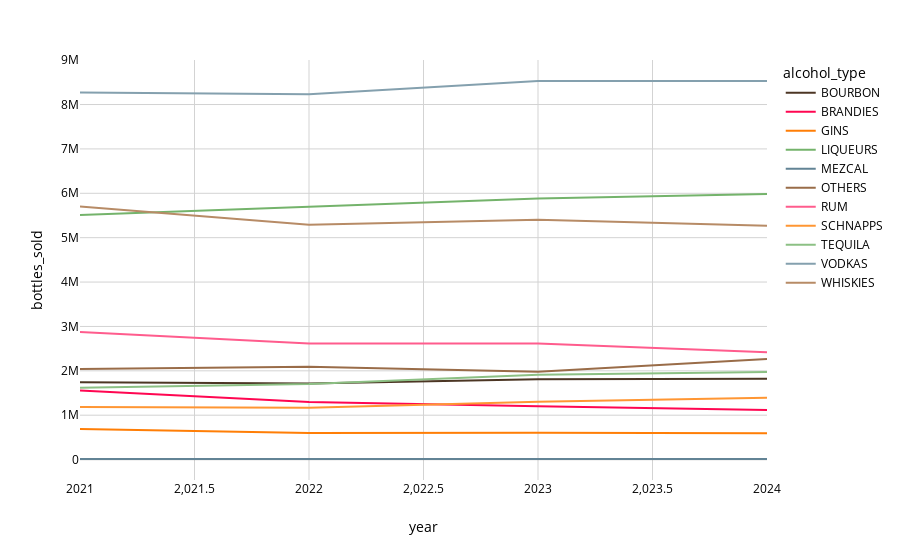

The code cell stored with this chart in its notebook:
### Code cell
px.line(data_yearly, x='year', y='bottles_sold', color= 'alcohol_type', template = iowa)

### Figure 1 — Plotly figure (JSON) as saved in the notebook; plotly's stock layout.template omitted (floating-point values rounded to 4 significant figures)
{"data": [{"hovertemplate": "alcohol_type=BOURBON<br>year=%{x}<br>bottles_sold=%{y}<extra></extra>", "legendgroup": "BOURBON", "line": {"color": "#4c3624", "dash": "solid"}, "marker": {"symbol": "circle"}, "mode": "lines", "name": "BOURBON", "orientation": "v", "showlegend": true, "type": "scatter", "x": [2021, 2022, 2023, 2024], "xaxis": "x", "y": [1742865, 1714201, 1809473, 1824041], "yaxis": "y"}, {"hovertemplate": "alcohol_type=BRANDIES<br>year=%{x}<br>bottles_sold=%{y}<extra></extra>", "legendgroup": "BRANDIES", "line": {"color": "#ff0651", "dash": "solid"}, "marker": {"symbol": "circle"}, "mode": "lines", "name": "BRANDIES", "orientation": "v", "showlegend": true, "type": "scatter", "x": [2021, 2022, 2023, 2024], "xaxis": "x", "y": [1555900, 1295501, 1200369, 1115008], "yaxis": "y"}, {"hovertemplate": "alcohol_type=GINS<br>year=%{x}<br>bottles_sold=%{y}<extra></extra>", "legendgroup": "GINS", "line": {"color": "#ff7e06", "dash": "solid"}, "marker": {"symbol": "circle"}, "mode": "lines", "name": "GINS", "orientation": "v", "showlegend": true, "type": "scatter", "x": [2021, 2022, 2023, 2024], "xaxis": "x", "y": [688088, 596377, 604740, 595660], "yaxis": "y"}, {"hovertemplate": "alcohol_type=LIQUEURS<br>year=%{x}<br>bottles_sold=%{y}<extra></extra>", "legendgroup": "LIQUEURS", "line": {"color": "#74B36B", "dash": "solid"}, "marker": {"symbol": "circle"}, "mode": "lines", "name": "LIQUEURS", "orientation": "v", "showlegend": true, "type": "scatter", "x": [2021, 2022, 2023, 2024], "xaxis": "x", "y": [5508279, 5687114, 5882978, 5985583], "yaxis": "y"}, {"hovertemplate": "alcohol_type=MEZCAL<br>year=%{x}<br>bottles_sold=%{y}<extra></extra>", "legendgroup": "MEZCAL", "line": {"color": "#628395", "dash": "solid"}, "marker": {"symbol": "circle"}, "mode": "lines", "name": "MEZCAL", "orientation": "v", "showlegend": true, "type": "scatter", "x": [2021, 2022, 2023, 2024], "xaxis": "x", "y": [13233, 15390, 15550, 14477], "yaxis": "y"}, {"hovertemplate": "alcohol_type=OTHERS<br>year=%{x}<br>bottles_sold=%{y}<extra></extra>", "legendgroup": "OTHERS", "line": {"color": "#996C48", "dash": "solid"}, "marker": {"symbol": "circle"}, "mode": "lines", "name": "OTHERS", "orientation": "v", "showlegend": true, "type": "scatter", "x": [2021, 2022, 2023, 2024], "xaxis": "x", "y": [2043647, 2092656, 1980789, 2269181], "yaxis": "y"}, {"hovertemplate": "alcohol_type=RUM<br>year=%{x}<br>bottles_sold=%{y}<extra></extra>", "legendgroup": "RUM", "line": {"color": "#FF5C8D", "dash": "solid"}, "marker": {"symbol": "circle"}, "mode": "lines", "name": "RUM", "orientation": "v", "showlegend": true, "type": "scatter", "x": [2021, 2022, 2023, 2024], "xaxis": "x", "y": [2876552, 2617558, 2614821, 2415911], "yaxis": "y"}, {"hovertemplate": "alcohol_type=SCHNAPPS<br>year=%{x}<br>bottles_sold=%{y}<extra></extra>", "legendgroup": "SCHNAPPS", "line": {"color": "#FF9633", "dash": "solid"}, "marker": {"symbol": "circle"}, "mode": "lines", "name": "SCHNAPPS", "orientation": "v", "showlegend": true, "type": "scatter", "x": [2021, 2022, 2023, 2024], "xaxis": "x", "y": [1183747, 1168188, 1303502, 1391745], "yaxis": "y"}, {"hovertemplate": "alcohol_type=TEQUILA<br>year=%{x}<br>bottles_sold=%{y}<extra></extra>", "legendgroup": "TEQUILA", "line": {"color": "#8CC084", "dash": "solid"}, "marker": {"symbol": "circle"}, "mode": "lines", "name": "TEQUILA", "orientation": "v", "showlegend": true, "type": "scatter", "x": [2021, 2022, 2023, 2024], "xaxis": "x", "y": [1616833, 1703739, 1911964, 1972159], "yaxis": "y"}, {"hovertemplate": "alcohol_type=VODKAS<br>year=%{x}<br>bottles_sold=%{y}<extra></extra>", "legendgroup": "VODKAS", "line": {"color": "#84A0AE", "dash": "solid"}, "marker": {"symbol": "circle"}, "mode": "lines", "name": "VODKAS", "orientation": "v", "showlegend": true, "type": "scatter", "x": [2021, 2022, 2023, 2024], "xaxis": "x", "y": [8270436, 8229267, 8527908, 8530078], "yaxis": "y"}, {"hovertemplate": "alcohol_type=WHISKIES<br>year=%{x}<br>bottles_sold=%{y}<extra></extra>", "legendgroup": "WHISKIES", "line": {"color": "#B78B66", "dash": "solid"}, "marker": {"symbol": "circle"}, "mode": "lines", "name": "WHISKIES", "orientation": "v", "showlegend": true, "type": "scatter", "x": [2021, 2022, 2023, 2024], "xaxis": "x", "y": [5701689, 5290891, 5404781, 5270055], "yaxis": "y"}], "layout": {"legend": {"title": {"text": "alcohol_type"}, "tracegroupgap": 0}, "margin": {"t": 60}, "xaxis": {"anchor": "y", "domain": [0, 1], "title": {"text": "year"}}, "yaxis": {"anchor": "x", "domain": [0, 1], "title": {"text": "bottles_sold"}}}}
